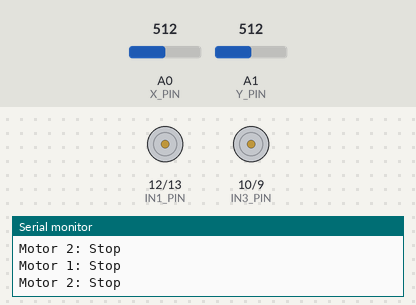
Bench run of a sketch on a simulated Arduino Uno, built with avr-gcc and run on an emulated ATmega328P. On the bench: motor-driver pin pairs drawn as motors (green arrow = first pin HIGH = forward, orange = second pin HIGH = backward, longer = more drive, scaled by the enable pin), the last lines printed to the serial monitor. Inputs (shaded band) come from the test bench; at power-on: A0 (X_PIN) = 512, A1 (Y_PIN) = 512.

Above: at 1.2 s.
1.3 s: A0 (X_PIN) set to 530
At 1.8 s:
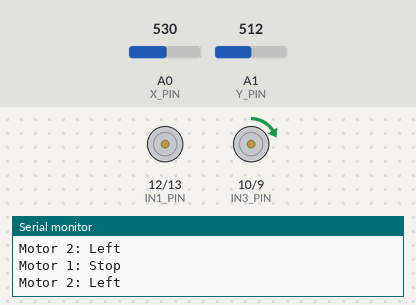
2.8 s: A1 (Y_PIN) set to 524
At 4.0 s:
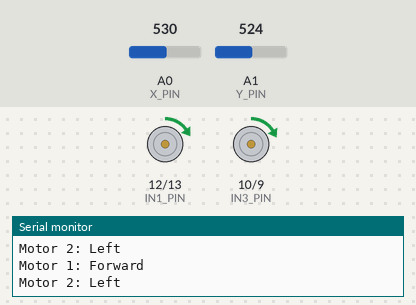
4.3 s: A1 (Y_PIN) set to 511
At 5.5 s:
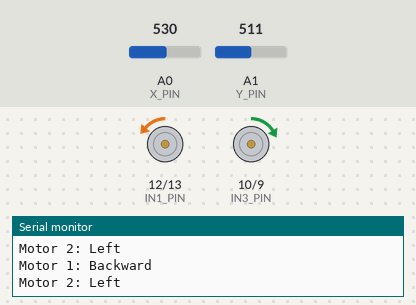
5.8 s: A0 (X_PIN) set to 511
At 6.5 s:
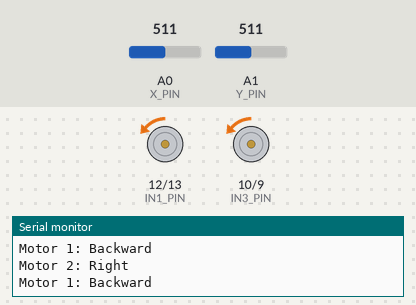
7.3 s: A0 (X_PIN) set to 716
At 8.5 s:
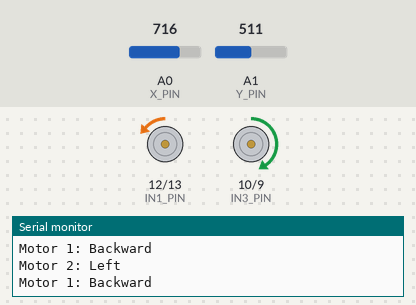
8.8 s: A1 (Y_PIN) set to 716
At 10.3 s:
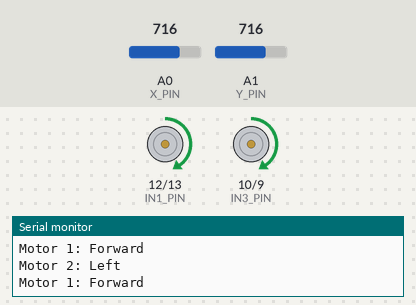
Timing chart, 0 to 11.3 s (numbered marks = the images above; inputs shaded):
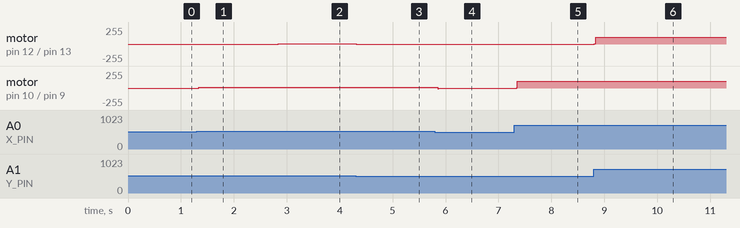

The sketch:

main.ino
```cpp
//Author Vishnu Ajay
//July 2023

#include <Arduino.h>


const int IN1_PIN = 12;
const int IN2_PIN = 13;
const int ENA_PIN = 11;


const int IN3_PIN = 10;
const int IN4_PIN = 9;
const int ENB_PIN = 5;
// Joystick pins
const int Y_PIN = A1;
const int X_PIN = A0;

void setup() {
  pinMode(IN1_PIN, OUTPUT);
  pinMode(IN2_PIN, OUTPUT);
  pinMode(ENA_PIN, OUTPUT);
  digitalWrite(IN1_PIN, LOW);
  digitalWrite(IN2_PIN, LOW);

  pinMode(IN3_PIN, OUTPUT);
  pinMode(IN4_PIN, OUTPUT);
  pinMode(ENB_PIN, OUTPUT);
  digitalWrite(IN3_PIN, LOW);
  digitalWrite(IN4_PIN, LOW);

  // Initialize PWM for motor
  analogWrite(ENA_PIN, 0);
  analogWrite(ENB_PIN, 0);

  Serial.begin(9600);
  Serial.println("Motor control initialized.");
}

void loop() {

  int y_value = analogRead(Y_PIN);
  int x_value = analogRead(X_PIN);

  //(Y-axis)
  int motor_speed_1 = map(y_value, 0, 1023, -255, 255);
  motor_speed_1 = constrain(motor_speed_1, -255, 255);

  //  (X-axis)
  int motor_speed_2 = map(x_value, 0, 1023, -255, 255);
  motor_speed_2 = constrain(motor_speed_2, -255, 255);


  if (motor_speed_1 > 0) {
    forward(IN1_PIN, IN2_PIN);
    Serial.println("Motor 1: Forward");
  } else if (motor_speed_1 < 0) {
    backward(IN1_PIN, IN2_PIN);
    Serial.println("Motor 1: Backward");
  } else {
    stopMotor(IN1_PIN, IN2_PIN);
    Serial.println("Motor 1: Stop");
  }


  if (motor_speed_2 > 0) {
    forward(IN3_PIN, IN4_PIN);
    Serial.println("Motor 2: Left");
  } else if (motor_speed_2 < 0) {
    backward(IN3_PIN, IN4_PIN);
    Serial.println("Motor 2: Right");
  } else {
    stopMotor(IN3_PIN, IN4_PIN);
    Serial.println("Motor 2: Stop");
  }


  analogWrite(ENA_PIN, abs(motor_speed_1));
  analogWrite(ENB_PIN, abs(motor_speed_2));
}

void forward(int in1, int in2) {
  digitalWrite(in1, HIGH);
  digitalWrite(in2, LOW);
}

void backward(int in1, int in2) {
  digitalWrite(in1, LOW);
  digitalWrite(in2, HIGH);
}

void stopMotor(int in1, int in2) {
  digitalWrite(in1, LOW);
  digitalWrite(in2, LOW);
}
```

Measured:
- after the input at 1.3 s, motor on pin 10 (IN3_PIN) / pin 9 (IN4_PIN): stopped → forward 9/255 at once
- after the input at 2.8 s, motor on pin 12 (IN1_PIN) / pin 13 (IN2_PIN): stopped → forward 6/255 at once
- after the input at 4.3 s, motor on pin 12 (IN1_PIN) / pin 13 (IN2_PIN): forward 6/255 → backward 1/255 at once
- after the input at 5.8 s, motor on pin 10 (IN3_PIN) / pin 9 (IN4_PIN): forward 9/255 → backward 1/255 after 0.05 s
- after the input at 7.3 s, motor on pin 10 (IN3_PIN) / pin 9 (IN4_PIN): backward 1/255 → forward 101/255 at once
- after the input at 8.8 s, motor on pin 12 (IN1_PIN) / pin 13 (IN2_PIN): backward 1/255 → forward 101/255 at once
